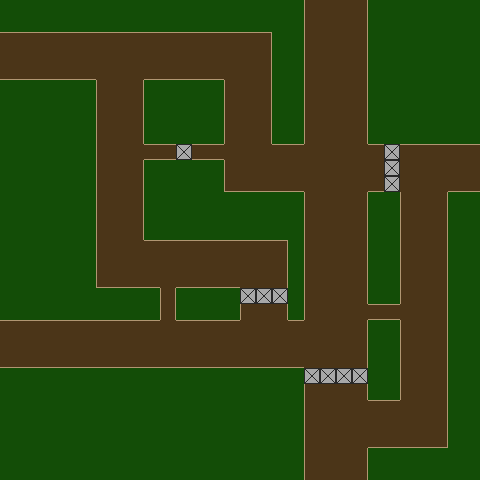

Below is a game level as drawn by its tile map, then a one-line description and the .tmx file that defines it, in full:
An orthogonal 30x30 tile map with 16x16 px tiles, 1 tile layer (floor) and 4 objects.

<map version="1.10" tiledversion="1.12.0" orientation="orthogonal" renderorder="right-down" width="30" height="30" tilewidth="16" tileheight="16" infinite="0" nextlayerid="5" nextobjectid="9">
 <editorsettings>
  <export target="simple-map.lua" format="lua" />
 </editorsettings>
 <tileset firstgid="1" name="tilemap" tilewidth="16" tileheight="16" tilecount="32" columns="8">
  <image source="../assets/tilemap.png" width="128" height="64" />
 </tileset>
 <layer id="1" name="floor" width="30" height="30">
  <data encoding="csv">
18,18,18,18,18,18,18,18,18,18,18,18,18,18,18,18,18,18,18,8,2,2,7,18,18,18,18,18,18,18,
18,18,18,18,18,18,18,18,18,18,18,18,18,18,18,18,18,18,18,8,2,2,7,18,18,18,18,18,18,18,
4,4,4,4,4,4,4,4,4,4,4,4,4,4,4,4,10,18,18,8,2,2,7,18,18,18,18,18,18,18,
2,2,2,2,2,2,2,2,2,2,2,2,2,2,2,2,7,18,18,8,2,2,7,18,18,18,18,18,18,18,
5,5,5,5,5,5,2,2,2,5,5,5,5,5,2,2,7,18,18,8,2,2,7,18,18,18,18,18,18,18,
18,18,18,18,18,18,8,2,7,18,18,18,18,18,8,2,7,18,18,8,2,2,7,18,18,18,18,18,18,18,
18,18,18,18,18,18,8,2,7,18,18,18,18,18,8,2,7,18,18,8,2,2,7,18,18,18,18,18,18,18,
18,18,18,18,18,18,8,2,7,18,18,18,18,18,8,2,7,18,18,8,2,2,7,18,18,18,18,18,18,18,
18,18,18,18,18,18,8,2,7,18,18,18,18,18,8,2,7,18,18,8,2,2,7,18,18,18,18,18,18,18,
18,18,18,18,18,18,8,2,2,3,3,32,3,3,2,2,2,4,4,2,2,2,2,4,32,4,4,4,4,4,
18,18,18,18,18,18,8,2,7,18,18,18,18,18,8,2,2,2,2,2,2,2,2,2,32,2,2,2,2,2,
18,18,18,18,18,18,8,2,7,18,18,18,18,18,12,5,5,5,5,2,2,2,2,5,32,2,2,2,5,5,
18,18,18,18,18,18,8,2,7,18,18,18,18,18,18,18,18,18,18,8,2,2,7,18,18,8,2,7,18,18,
18,18,18,18,18,18,8,2,7,18,18,18,18,18,18,18,18,18,18,8,2,2,7,18,18,8,2,7,18,18,
18,18,18,18,18,18,8,2,7,18,18,18,18,18,18,18,18,18,18,8,2,2,7,18,18,8,2,7,18,18,
18,18,18,18,18,18,8,2,2,4,4,4,4,4,4,4,4,10,18,8,2,2,7,18,18,8,2,7,18,18,
18,18,18,18,18,18,8,2,2,2,2,2,2,2,2,2,2,7,18,8,2,2,7,18,18,8,2,7,18,18,
18,18,18,18,18,18,12,5,5,5,2,5,5,5,5,2,2,7,18,8,2,2,7,18,18,8,2,7,18,18,
18,18,18,18,18,18,18,18,18,18,6,18,18,18,18,32,32,32,18,8,2,2,7,18,18,8,2,7,18,18,
18,18,18,18,18,18,18,18,18,18,6,18,18,18,18,8,2,7,18,8,2,2,2,3,3,2,2,7,18,18,
4,4,4,4,4,4,4,4,4,4,2,4,4,4,4,2,2,2,4,2,2,2,7,18,18,8,2,7,18,18,
2,2,2,2,2,2,2,2,2,2,2,2,2,2,2,2,2,2,2,2,2,2,7,18,18,8,2,7,18,18,
5,5,5,5,5,5,5,5,5,5,5,5,5,5,5,5,5,5,5,2,2,2,7,18,18,8,2,7,18,18,
18,18,18,18,18,18,18,18,18,18,18,18,18,18,18,18,18,18,18,32,32,32,32,18,18,8,2,7,18,18,
18,18,18,18,18,18,18,18,18,18,18,18,18,18,18,18,18,18,18,8,2,2,7,18,18,8,2,7,18,18,
18,18,18,18,18,18,18,18,18,18,18,18,18,18,18,18,18,18,18,8,2,2,2,4,4,2,2,7,18,18,
18,18,18,18,18,18,18,18,18,18,18,18,18,18,18,18,18,18,18,8,2,2,2,2,2,2,2,7,18,18,
18,18,18,18,18,18,18,18,18,18,18,18,18,18,18,18,18,18,18,8,2,2,2,5,5,5,5,11,18,18,
18,18,18,18,18,18,18,18,18,18,18,18,18,18,18,18,18,18,18,8,2,2,7,18,18,18,18,18,18,18,
18,18,18,18,18,18,18,18,18,18,18,18,18,18,18,18,18,18,18,8,2,2,7,18,18,18,18,18,18,18
</data>
 </layer>
 <objectgroup id="4" name="collisions" visible="0">
  <object id="5" x="177" y="144.5" width="14.5" height="15">
   <properties>
    <property name="collidable" type="bool" value="true" />
   </properties>
  </object>
  <object id="6" x="385" y="144.75" width="14.5" height="47">
   <properties>
    <property name="collidable" type="bool" value="true" />
   </properties>
  </object>
  <object id="7" x="240.75" y="288.75" width="46.5" height="15">
   <properties>
    <property name="collidable" type="bool" value="true" />
   </properties>
  </object>
  <object id="8" x="304.75" y="368.25" width="62.75" height="15">
   <properties>
    <property name="collidable" type="bool" value="true" />
   </properties>
  </object>
 </objectgroup>
</map>
